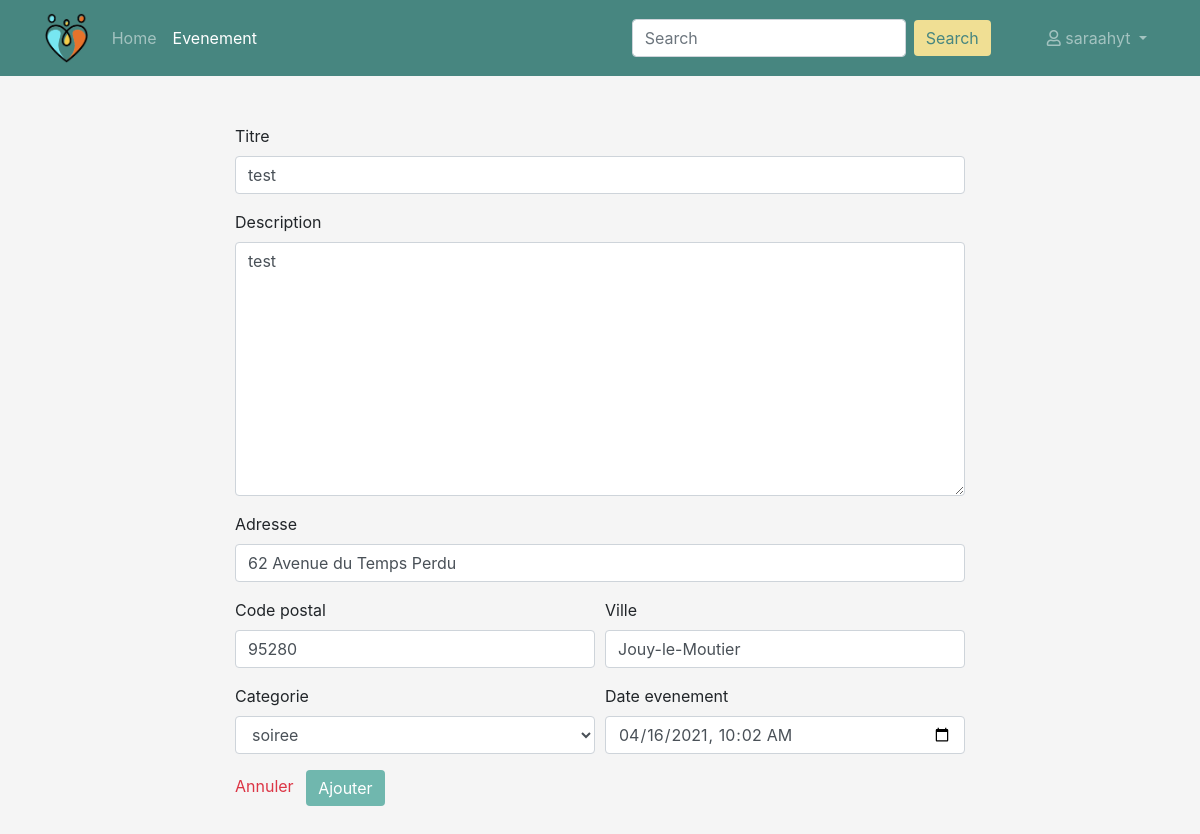
The page /profil/evenements/22/modifier (signed in) on the database as committed earlier.
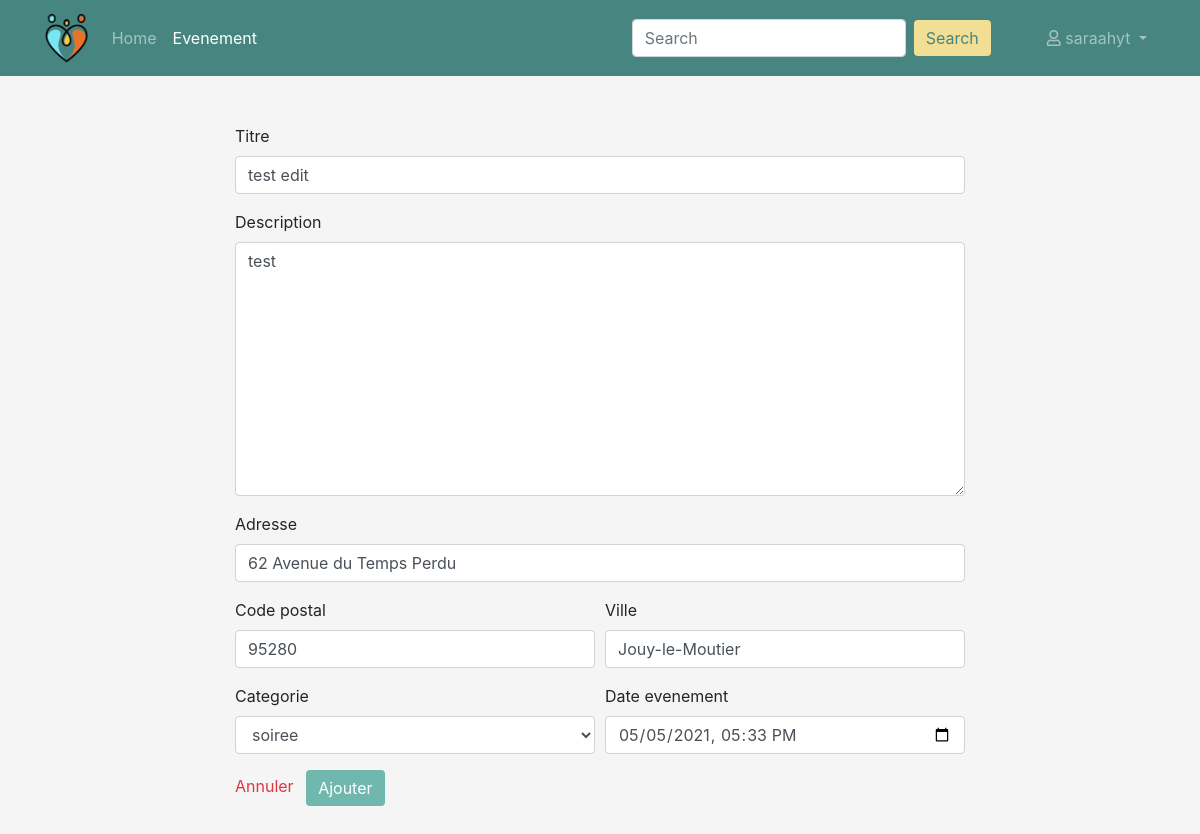
The same page on the database as committed later.
### events/models.py (models this page shows, shortened)
class Event(models.Model):
    PARTY_CATEGORY = 'soiree'
    GAME_CATEGORY = 'jeux'
    TOURISM_CATEGORY = 'tourisme'
    AREA_CATEGORY = 'plein air'
    CATEGORY_CHOICES = (
        (PARTY_CATEGORY, 'soiree'),
        (GAME_CATEGORY, 'jeux'),
        (TOURISM_CATEGORY, 'tourisme'),
        (AREA_CATEGORY, 'plein air')
    )
    person = models.ForeignKey('persons.Person', on_delete=models.CASCADE)
    title = models.CharField('titre', max_length=150)
    description = models.TextField('description')
    address = models.CharField('adresse', max_length=100)
    zip_code = models.IntegerField('code postal')
    city = models.CharField('ville', max_length=50)
    category = models.CharField('categorie', choices=CATEGORY_CHOICES, max_length=20)
    created_at = models.DateTimeField('crée à', auto_now=True)
    event_date = models.DateTimeField('date evenement', auto_now=False)
    coordonate_x = models.CharField('coordonnée X',max_length=10 ,null=True, blank=True)
    coordonate_y = models.CharField('coordonnée Y',max_length=10 , null=True, blank=True)

### events/views/events.py (the view, shortened to what this page needs)
# urls.py: path('profil/evenements/<int:event_id>/modifier', EditEventView.as_view(), name='edit-event'),
class EditEventView(PersonView):
    def get(self, request, event_id):
        user = request.user
        person = get_person_by_user(user)
        event = get_event_by_id(event_id)
        form = EventForm(instance=event)
        context = {
            'person': person,
            'form': form,
            'navigation_items': navigation.navigation_items(navigation.NAV_EVENEMENT),
        }
        return render(request, 'persons/events/my_events_form.html', context)

### events/forms.py
class EventForm(forms.ModelForm):
    class Meta:
        model = Event
        exclude = ['person', 'created_at']
        widgets = {
            'event_date': forms.DateTimeInput(attrs={'type': 'datetime-local'})
        }

### events/models_helpers.py (called while the page is built)
def get_person_by_user(user):
    return Person.objects.get(user=user)

def get_event_by_id(event_id):
    return Event.objects.get(pk=event_id)

### events/navigation.py (called while the page is built)
def navigation_items(selected_item=None):
    items = []
    for name, shortcut in NAV_ITEMS:
        items.append({
            'name': name,
            'url': reverse(shortcut),
            'active': True if selected_item == name else False,
        })
    return items

### events/templates/persons/events/my_events_form.html (shortened to what this page needs)
{% extends 'persons/base_navbar.html' %}
{% load bootstrap4 %}
{% block content %}
    <div class="row my-5">
        <div class="col-8 m-auto">
            <form id="picker" method="post" >
                {% bootstrap_field form.title required_css_class='required' %}
                {% bootstrap_field form.description required_css_class='required' %}
                {% bootstrap_field form.address required_css_class='required' %}
                <div class="form-row">
                    <div class="col-md-6">
                        {% bootstrap_field form.zip_code required_css_class='required' %}
                    </div>
                    <div class="col-md-6">
                        {% bootstrap_field form.city required_css_class='required' %}
                    </div>
                </div>
                <div class="form-row">
                    <div class="col-md-6">
                        {% bootstrap_field form.category required_css_class='required' %}
                    </div>
                    <div class="col-md-6">
                        {% bootstrap_field form.event_date required_css_class='required' %}
                    </div>
                </div>
                <a class="text-danger mr-2" href="{% url 'profil-events' %}">Annuler</a>
                <button class="btn btn-primary text-right" type="submit">Ajouter</button>
            </form>
        </div>
    </div>
{% endblock %}

Rows that differ between the two databases and show on the page:
changed Event "test": title "test" → "test edit"; event_date "04/16/2021 10:02" → "05/05/2021 17:33"
